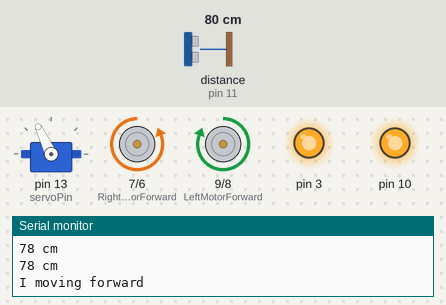
Bench run of a sketch on a simulated Arduino Uno, built with avr-gcc and run on an emulated ATmega328P. Shown: servo, motor-driver pin pairs drawn as motors (green arrow = first pin HIGH = forward, orange = second pin HIGH = backward, longer = more drive), output pins drawn as LEDs (lit = HIGH), the last lines printed to the serial monitor. Wiring (inferred from the names in the program): ultrasonic range finder: trigger pin 12; echo pin 11. Inputs (shaded band) come from the test bench; at power-on: distance to the obstacle (sensor on pin 11) 80 cm. The echo pulse lasts 58.3 µs per cm; pins used as bus, display or sensor lines are not drawn.

Above: at 1.2 s.
1.3 s: distance to the obstacle (sensor on pin 11) set to 24 cm
2.8 s: distance to the obstacle (sensor on pin 11) set to 20 cm
At 4.7 s:
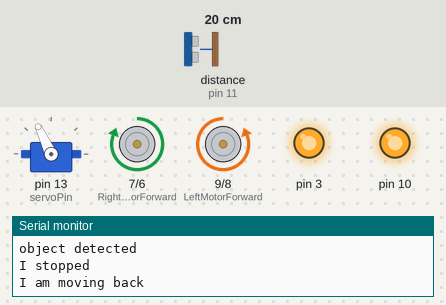
At 7.0 s:
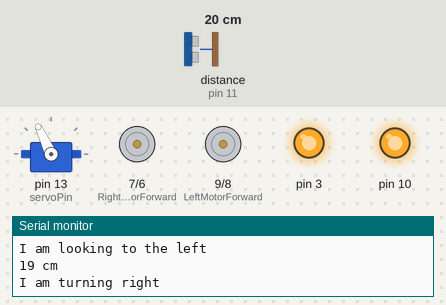
Timing chart, 0 to 14.1 s (numbered marks = the images above; inputs shaded):
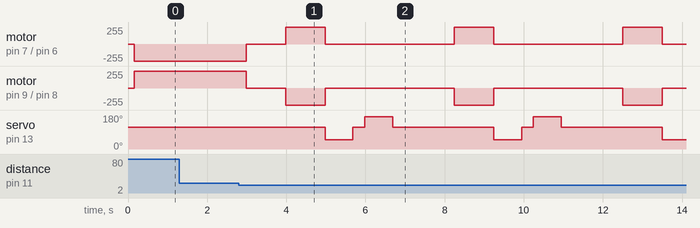

Measured:
- the behaviour switches between 22 and 21 cm on distance to the obstacle (sensor on pin 11) (found by bisection; images 0 and 1)

The sketch:

code.ino
```cpp
#include <Servo.h>


const int pingPin = 12; // Trigger Pin of Ultrasonic Sensor
const int echoPin = 11; // Echo Pin of Ultrasonic Sensor
const int servoPin = 13;
const int LeftMotorForward = 9;
const int LeftMotorBackward = 8;
const int RightMotorForward = 7;
const int RightMotorBackward = 6;
int distance = 100;
Servo myservo;
boolean goesForward = false;
void setup()
{
  pinMode(10,OUTPUT);
  pinMode(3, OUTPUT);
  digitalWrite(10,HIGH);
  digitalWrite(3,HIGH);

  pinMode(LeftMotorForward, OUTPUT);
  pinMode(LeftMotorBackward, OUTPUT);
  pinMode(RightMotorForward, OUTPUT);
  pinMode(RightMotorBackward, OUTPUT);

  Serial.begin(9600);

  pinMode(pingPin, OUTPUT);
  pinMode(echoPin, INPUT);


  myservo.attach(servoPin);
  myservo.write(115);
}

void loop()
{
  int distanceRight = 0;
  int distanceLeft = 0;
  delay(50);

  distance = sensor_front();

  if( distance <= 20 )
  {
    Serial.println("object detected");
    stop();
    delay(1000);
    back();
    delay(1000);
    stop();
    distanceRight = lookRight();
    delay(300);
    distanceLeft = lookLeft();
    delay(300);

    if(distance >= distanceLeft)
    {
      right();
      stop();
    }
    else
    {
      left();
      stop();
    }
  }
  else
  {
    forward();
  }
  distance = sensor_front();

}

void stop()
{
  	Serial.println("I stopped");
    digitalWrite(LeftMotorForward, LOW);
  	digitalWrite(LeftMotorBackward, LOW);

    digitalWrite(RightMotorForward, LOW);
    digitalWrite(RightMotorBackward, LOW);
}

void forward()
{
    Serial.println("I moving forward");
  if(!goesForward)
  {
    goesForward = true;
    digitalWrite(LeftMotorForward, HIGH);
  	digitalWrite(LeftMotorBackward, LOW);

    digitalWrite(RightMotorForward, LOW);
    digitalWrite(RightMotorBackward, HIGH);
  }
}

void back()
{
    Serial.println("I am moving back");
    goesForward = false;
    digitalWrite(LeftMotorForward, LOW);
  	digitalWrite(LeftMotorBackward, HIGH);

    digitalWrite(RightMotorForward, HIGH);
    digitalWrite(RightMotorBackward, LOW);
}

void right()
{
    Serial.println("I am turning right");
    digitalWrite(LeftMotorForward, LOW);
  	digitalWrite(LeftMotorBackward, LOW);

    digitalWrite(RightMotorForward, LOW);
    digitalWrite(RightMotorBackward, HIGH);
}

void left()
{
    Serial.println("I am turning left");
    digitalWrite(LeftMotorForward, HIGH);
  	digitalWrite(LeftMotorBackward, LOW);

    digitalWrite(RightMotorForward, LOW);
    digitalWrite(RightMotorBackward, LOW);
}


int sensor_front()
{
   long duration,cm;

   digitalWrite(pingPin, LOW);
   delayMicroseconds(2);

   digitalWrite(pingPin, HIGH);
   delayMicroseconds(10);
   digitalWrite(pingPin, LOW);

   duration = pulseIn(echoPin, HIGH);

   cm = duration * 0.034 / 2;
   Serial.print(cm);
   Serial.print(" cm ");
   Serial.println();
   delay(100);
   return cm;
}

int lookRight(){
  Serial.println("I am looking to the right");
  myservo.write(50);
  delay(500);
  int distance = sensor_front();
  delay(100);
  myservo.write(115);
  return distance;
}

int lookLeft(){
  Serial.println("I am looking to the left");
  myservo.write(170);
  delay(500);
  int distance = sensor_front();
  delay(100);
  myservo.write(115);
  return distance;
  delay(100);
}
```
